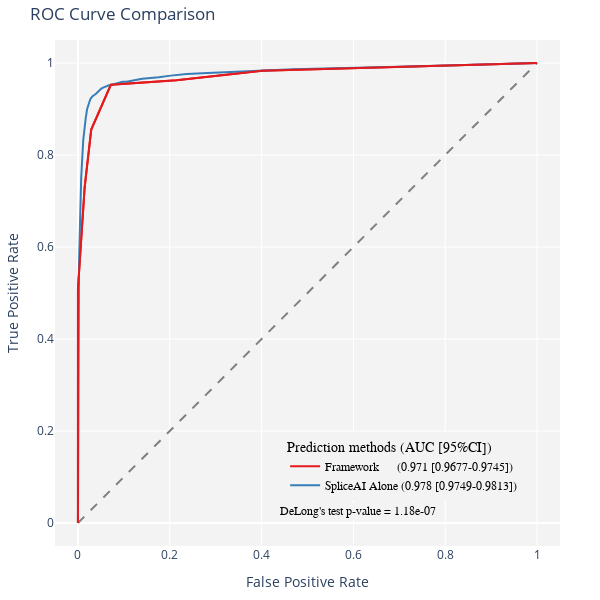

The notebook cell saved with this chart:
### Code cell
def specificity_sensitivity_plotly(data):
    thresholds = [0, 1, 2, 3, 4, 5, 6, 7, 8, 9]
    results = []

    for threshold in thresholds:
        tp = data[(data['PriorityScore'] >= threshold) & (data['LABEL'] == 1)].shape[0]
        fn = data[(data['PriorityScore'] < threshold) & (data['LABEL'] == 1)].shape[0]
        tn = data[(data['PriorityScore'] < threshold) & (data['LABEL'] == 0)].shape[0]
        fp = data[(data['PriorityScore'] >= threshold) & (data['LABEL'] == 0)].shape[0]
        specificity = tn / (tn + fp) if (tn + fp) else 0
        sensitivity = tp / (tp + fn) if (tp + fn) else 0
        results.append({'Threshold': threshold, 'Metric': 'Specificity', 'Value': specificity})
        results.append({'Threshold': threshold, 'Metric': 'Sensitivity', 'Value': sensitivity})

    return results_df

import plotly.graph_objects as go
import numpy as np
from sklearn.metrics import roc_curve, roc_auc_score

# ROC curve (LABEL, PriorityScore)
fpr1, tpr1, thresholds1 = roc_curve(data['LABEL'], data['PriorityScore'])
auc1 = roc_auc_score(data['LABEL'], data['PriorityScore'])

fpr2, tpr2, thresholds2 = roc_curve(data['LABEL'], data['maxsplai'])
auc2 = roc_auc_score(data['LABEL'], data['maxsplai'])

# Calculate optimal threshold from ROC curve by Youden's J statistic
Youden_index = np.argmax(tpr1 - fpr1)
optimal_threshold = thresholds1[Youden_index]
print('Optimal threshold (using Youden index):', optimal_threshold)

# plot ROC curve using Plotly
fig = go.Figure()

# Add traces
fig.add_trace(go.Scatter(
    x=fpr1, y=tpr1, mode='lines', 
    name=f"Framework      ({auc1:.3f} [{cilower1:.4f}-{ciupper1:.4f}])", 
    line=dict(color='#E41A1C', width=2))
    )
fig.add_trace(go.Scatter(
    x=fpr2, y=tpr2, mode='lines', 
    name=f"SpliceAI Alone ({auc2:.3f} [{cilower2:.4f}-{ciupper2:.4f}])", 
    line=dict(color='#377EB8', width=2))
    )
fig.add_trace(go.Scatter(
    x=[0, 1], y=[0, 1], mode='lines', name='Chance', 
    line=dict(color='gray', width=2, dash='dash'), showlegend=False)
    )

# Add an annotation
fig.add_annotation(x=0.6, y=0.05, xref="paper", yref="paper",
                   text=f"DeLong's test p-value = {10**p_value_log[0][0]:.2e}",
                   showarrow=False,
                   font=dict(family="Arial, sans-serif", size=12, color="black"),
                   bgcolor='rgba(243, 243, 243, 1)',
                #    bordercolor="black",
                   borderwidth=2)

# Add titles and labels
fig.update_layout(title='ROC Curve Comparison',
                  xaxis_title='False Positive Rate',
                  yaxis_title='True Positive Rate',
                  legend_title='Prediction methods (AUC [95%CI])',
                  plot_bgcolor='rgba(243, 243, 243, 1)',
                  paper_bgcolor='rgba(243, 243, 243, 0)',
                  legend=dict(y=0.09, x=0.925, xanchor='right', yanchor='bottom', 
                              bgcolor='rgba(243, 243, 243, 1)',
                              font=dict(family="Arial, sans-serif", size=12, color="black")),
                  margin=dict(l=40, r=40, t=40, b=40))

fig.update_xaxes(range=[-0.05, 1.05])
fig.update_yaxes(range=[-0.05, 1.05])
fig.update_layout(width=600, height=600)
fig.write_html("roc-auc.html")

# Add zoomed-in ROC curve in the top left corner
fig.add_trace(go.Scatter(
    x=fpr1, y=tpr1, mode='lines', 
    name=f"Framework      ({auc1:.3f} [{cilower1:.4f}-{ciupper1:.4f}])", 
    line=dict(color='#E41A1C', width=2), showlegend=False)
    )


# Show figure
fig.show()

### Figure 1 — Plotly figure (JSON) as saved in the notebook; plotly's stock layout.template omitted (floating-point values rounded to 4 significant figures)
{"data": [{"line": {"color": "#E41A1C", "width": 2}, "mode": "lines", "name": "Framework      (0.971 [0.9677-0.9745])", "type": "scatter", "x": [0, 0, 0, 0, 2.984e-05, 0.01459, 0.02889, 0.07165, 0.2146, 0.4012, 1], "y": [0, 0.09275, 0.1774, 0.4152, 0.51, 0.7296, 0.8552, 0.9526, 0.9624, 0.983, 1]}, {"line": {"color": "#377EB8", "width": 2}, "mode": "lines", "name": "SpliceAI Alone (0.978 [0.9749-0.9813])", "type": "scatter", "x": [0, 0.0002984, 0.0008355, 0.001373, 0.00182, 0.002328, 0.002715, 0.003133, 0.003402, 0.003611, 0.004028, 0.004327, 0.004685, 0.004983, 0.005282, 0.00564, 0.005819, 0.006207, 0.006445, 0.006863, 0.007102, 0.00746, 0.007669, 0.007848, 0.008176, 0.008654, 0.009012, 0.00928, 0.009638, 0.009996, 0.01018, 0.01053, 0.01089, 0.01101, 0.01128, 0.01155, 0.01203, 0.01238, 0.01271, 0.01301, 0.01322, 0.01367, 0.01399, 0.01435, 0.01483, 0.01585, 0.01629, 0.01665, 0.01734, 0.01781, 0.01823, 0.01883, 0.01934, 0.01972, 0.02053, 0.02098, 0.02169, 0.02223, 0.02313, 0.02396, 0.02489, 0.02566, 0.02668, 0.02739, 0.02841, 0.02933, 0.03041, 0.03181, 0.03363, 0.03509, 0.03673, 0.0384, 0.04046, 0.04222, 0.04422, 0.04589, 0.0481, 0.05082, 0.05368, 0.05664, 0.05971, 0.06311, 0.06738, 0.07185, 0.0772, 0.08269, 0.08973, 0.09731, 0.1058, 0.1164, 0.127, 0.1401, 0.1577, 0.1761, 0.202, 0.2369, 0.2824, 0.3501, 0.4683, 0.7232, 1], "y": [0, 0.1849, 0.3895, 0.4733, 0.5212, 0.5548, 0.5828, 0.6065, 0.625, 0.6414, 0.6579, 0.6697, 0.6828, 0.6926, 0.703, 0.7125, 0.7229, 0.7281, 0.7368, 0.7449, 0.7509, 0.7582, 0.7648, 0.7691, 0.7758, 0.7816, 0.7891, 0.7937, 0.7992, 0.8041, 0.8093, 0.8142, 0.8194, 0.824, 0.8278, 0.8327, 0.8382, 0.842, 0.8469, 0.8498, 0.8538, 0.8558, 0.859, 0.8622, 0.8659, 0.8746, 0.8775, 0.8812, 0.8836, 0.8859, 0.8922, 0.8943, 0.8957, 0.8983, 0.9018, 0.9041, 0.9058, 0.9073, 0.9099, 0.913, 0.9153, 0.9179, 0.9191, 0.922, 0.9237, 0.9257, 0.9266, 0.9278, 0.9289, 0.9307, 0.9315, 0.9324, 0.9344, 0.9361, 0.9382, 0.9408, 0.9416, 0.9442, 0.946, 0.9474, 0.9489, 0.9512, 0.9515, 0.952, 0.9535, 0.9561, 0.9575, 0.959, 0.9593, 0.9616, 0.9645, 0.9659, 0.9676, 0.9688, 0.9726, 0.9763, 0.9783, 0.9815, 0.9864, 0.9922, 1]}, {"line": {"color": "gray", "dash": "dash", "width": 2}, "mode": "lines", "name": "Chance", "showlegend": false, "type": "scatter", "x": [0, 1], "y": [0, 1]}, {"line": {"color": "#E41A1C", "width": 2}, "mode": "lines", "name": "Framework      (0.971 [0.9677-0.9745])", "showlegend": false, "type": "scatter", "x": [0, 0, 0, 0, 2.984e-05, 0.01459, 0.02889, 0.07165, 0.2146, 0.4012, 1], "y": [0, 0.09275, 0.1774, 0.4152, 0.51, 0.7296, 0.8552, 0.9526, 0.9624, 0.983, 1]}], "layout": {"annotations": [{"bgcolor": "rgba(243, 243, 243, 1)", "borderwidth": 2, "font": {"color": "black", "family": "Arial, sans-serif", "size": 12}, "showarrow": false, "text": "DeLong's test p-value = 1.18e-07", "x": 0.6, "xref": "paper", "y": 0.05, "yref": "paper"}], "height": 600, "legend": {"bgcolor": "rgba(243, 243, 243, 1)", "font": {"color": "black", "family": "Arial, sans-serif", "size": 12}, "title": {"text": "Prediction methods (AUC [95%CI])"}, "x": 0.925, "xanchor": "right", "y": 0.09, "yanchor": "bottom"}, "margin": {"b": 40, "l": 40, "r": 40, "t": 40}, "paper_bgcolor": "rgba(243, 243, 243, 0)", "plot_bgcolor": "rgba(243, 243, 243, 1)", "title": {"text": "ROC Curve Comparison"}, "width": 600, "xaxis": {"range": [-0.05, 1.05], "title": {"text": "False Positive Rate"}}, "yaxis": {"range": [-0.05, 1.05], "title": {"text": "True Positive Rate"}}}}
